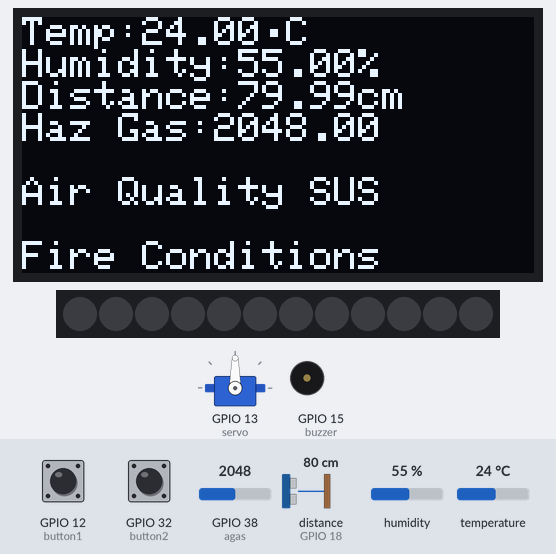
The sketch below on a simulated ESP32. Parts: servo, 128×64 one-colour display, 12 RGB LEDs in strip order, left to right, buzzer (waves = sounding). Wiring (inferred from the names in the program): ultrasonic range finder: trigger GPIO 5; echo GPIO 18. The test bench sets the inputs (shaded band); at power-on: distance to the obstacle (sensor on GPIO 18) 80 cm, GPIO 32 (button2) HIGH, humidity 55 %, GPIO 38 (agas) = 2048, GPIO 12 (button1) HIGH, temperature 24 °C. The echo pulse lasts 58.3 µs per cm; WiFi joins after 1.5 s; servers stay silent unless stated; random numbers use the default seed unless the sketch sets one; no MQTT or app messages arrive unless stated; what the sketch prints to the serial monitor is not drawn.

Above: at 2.9 s.
3.0 s: distance to the obstacle (sensor on GPIO 18) set to 299 cm
At 3.8 s:
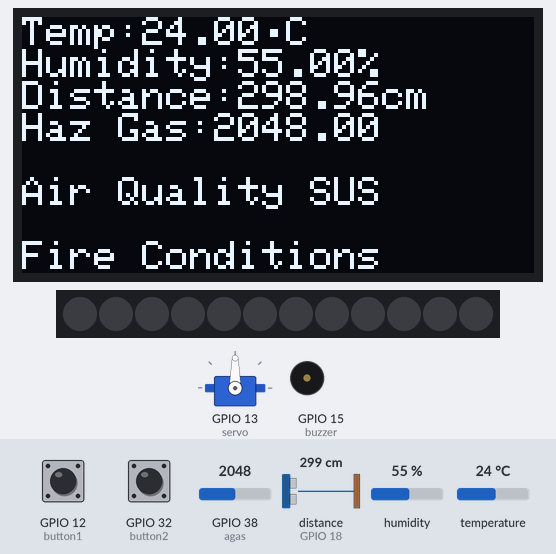
5.5 s: GPIO 32 (button2) pulled LOW for 1 s
At 6.8 s:
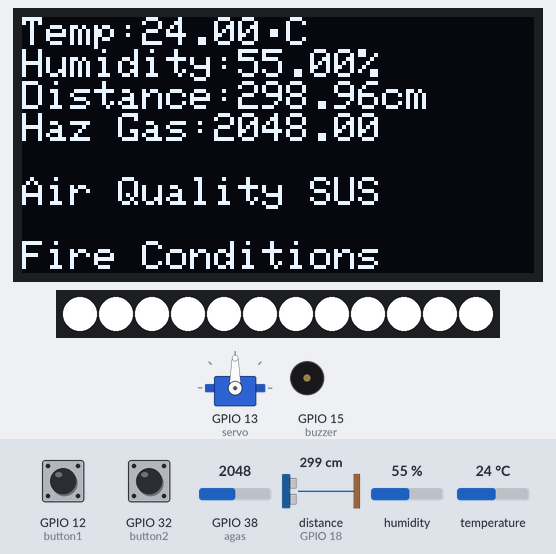
8.0 s: humidity set to 46 %
At 9.8 s:
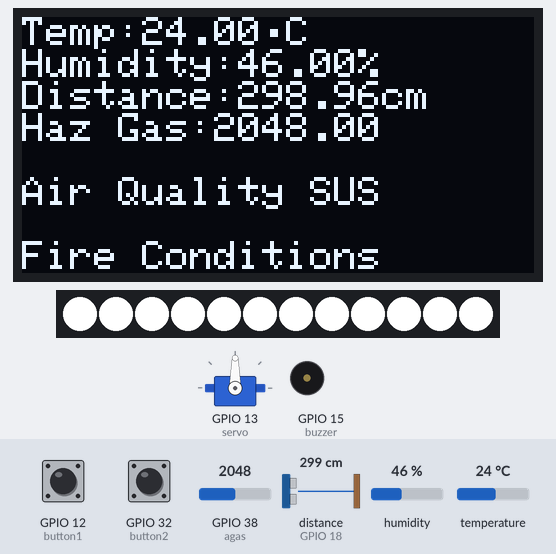
10.6 s: humidity set to 43 %
At 12.1 s:
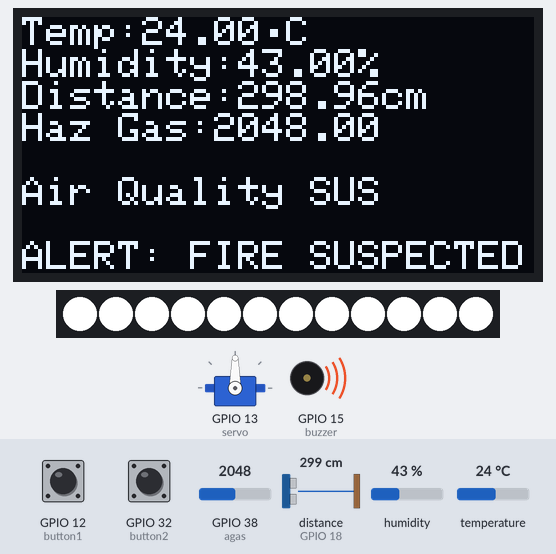
13.6 s: GPIO 38 (agas) set to 2929
At 15.11 s:
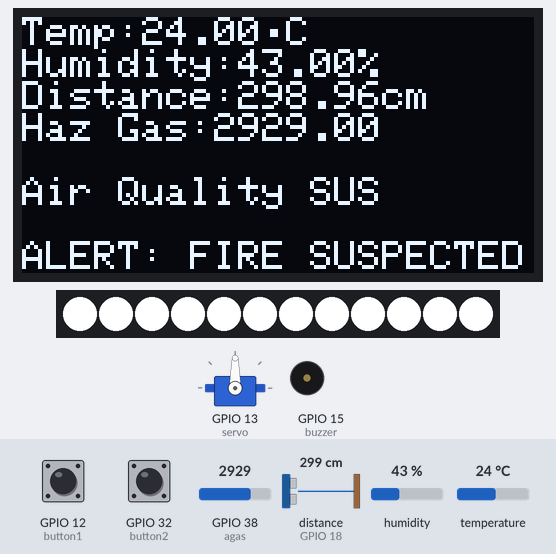
16.6 s: GPIO 38 (agas) set to 3064
At 18.8 s:
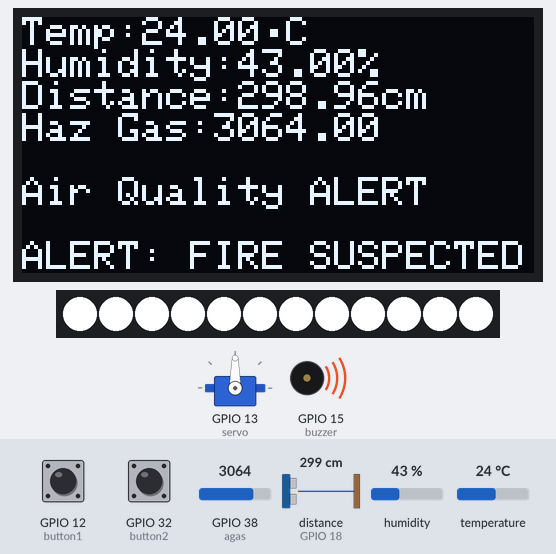
Timing chart, 0 to 20.6 s (numbered marks = the images above; inputs shaded):
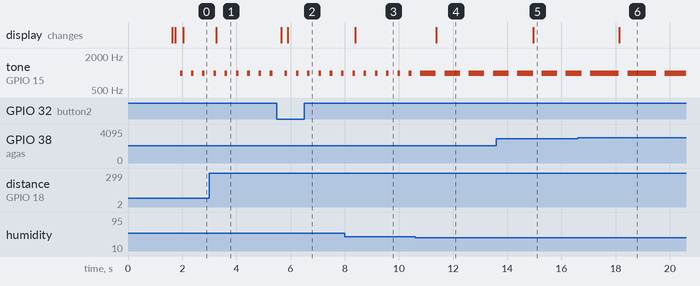

The sketch:

EngineeringLeague_ESP32.ino
```cpp
#include "HackPublisher.h"
#include "Wifi.h"
#include "AM232X.h"
#include <Wire.h>
#include <Adafruit_GFX.h>
#include <Adafruit_SSD1306.h>
#include <ESP32Servo.h>
#include <Adafruit_NeoPixel.h>
#include <string>
#include <iostream>

Servo probe;
AM232X AM2320;

/*------------Pinout Declaration--------------*/
const int agas = A2;
const int trigPin = 5;
const int echoPin = 18;
const int button1 = 12;
const int button2 = 32;
const int servo = 13;
const int rled = 14;
const int buzzer = 15;

/*------------WIFI INFO--------------*/
const char* ssid = "ASUS-F8";
const char* password = "K33pi7$@f3%";

/*------------OLED INFO-------------*/
#define SCREEN_WIDTH 128 // OLED display width,  in pixels
#define SCREEN_HEIGHT 64 // OLED display height, in pixels
Adafruit_SSD1306 display(SCREEN_WIDTH, SCREEN_HEIGHT, &Wire, -1);

/*------------Publisher Setup--------------*/
HackPublisher publisher("Engineering League");  // publisher instance for team "Engineering League"

/*------------Misc Variables------------*/
float temp = 0;  // variable that holds the temperature
float hazgas = 0;
float humid = 0;
float duration, distance;
int oldState, newState;
int oldState2;
int newState2;
int mode1 = 0;
int mode2 = 0;
int pos = 0;

/*------------Ring LED Declarations---------*/
#define NUMPIXELS 12
#define DELAYVAL 500
Adafruit_NeoPixel pixels(NUMPIXELS, rled, NEO_GRB + NEO_KHZ800);


void setup() {
/*--------------------------------Pin Setup-----------------------------------------*/
  pinMode(agas, INPUT);
  pinMode(trigPin, OUTPUT);
  pinMode(echoPin, INPUT);
  pinMode(button1, INPUT_PULLUP);
  probe.attach(servo);
  pinMode(button2, INPUT_PULLUP);
  newState = digitalRead(button1);
  pinMode(buzzer, OUTPUT);


/*--------------------------------Initialize serial communication-----------------------------------------*/
  Serial.begin(115200);
  while (!Serial) continue;

/*--------------------------------Connect to WiFi and display local IP Addy--------------------------------*/

    Serial.print("Connecting to ");
    Serial.println(ssid);

    WiFi.begin(ssid, password);
    while (WiFi.status() != WL_CONNECTED) {
    delay(500);
    Serial.print(".");
    }

    Serial.println("");
    Serial.println("WiFi connected.");
    Serial.println("IP address: ");
    Serial.println(WiFi.localIP());

/*--------------------------------Initialize publisher----------------------------------------------------*/
    publisher.begin();

/*--------------------------------Temp/Humidity Sensor Setup----------------------------------------------*/
    Serial.println("---------------------------------------------------");
    if (! AM2320.begin() )
    {
    Serial.println("Sensor not found");
    while (1);
    }
    AM2320.wakeUp();
    delay(50);

    Serial.println("Type,\tStatus,\tHumidity (%),\tTemperature (C)");

 /*--------------------------------OLED SETUP------------------------------------------*/
 // initialize OLED display with address 0x3C for 128x64
  if(!display.begin(SSD1306_SWITCHCAPVCC, 0x3C)) { // Address 0x3D for 128x64
    Serial.println(F("SSD1306 allocation failed"));
    for(;;);
  }
  delay(100);
  display.clearDisplay();

/*-----------------------------OLED Info---------------------------------*/
  display.setTextSize(1);
  display.setTextColor(WHITE);

/*----------------------------Ring LED Setup------------------------------*/
#if defined(__AVR_ATtiny85__) && (F_CPU == 16000000)
  clock_prescale_set(clock_div_1);
#endif

  pixels.begin();
  pixels.show();
  newState2 = digitalRead(button2);
 }

void loop() {
// TEMP HUMID SENSOR----------------------------------------
  //READ DATA
    Serial.print("AM2320, \t");
    int status = AM2320.read();
    switch (status)
    {
    case AM232X_OK:
      Serial.print("OK,\t");
      break;
    default:
      Serial.print(status);
      Serial.print("\t");
      break;
    }
    // DISPLAY DATA, sensor only returns one decimal.
    Serial.print(AM2320.getHumidity(), 1);
    Serial.print(",\t");
    Serial.println(AM2320.getTemperature(), 1);
    temp = AM2320.getTemperature();
    humid = AM2320.getHumidity();
    delay(50);

//HAZ GAS DETECTOR
    float hazgas = analogRead(agas);
    Serial.println("---------------------------------------------------");
    Serial.println(hazgas);
    delay(50);

//ULTRASONIC
  // Clears the trigPin
    digitalWrite(trigPin, LOW);
    delayMicroseconds(2);
  // Sets the trigPin on HIGH state for 10 micro seconds
    digitalWrite(trigPin, HIGH);
    delayMicroseconds(10);
    digitalWrite(trigPin, LOW);
  // Reads the echoPin, returns the sound wave travel time in microseconds
    duration = pulseIn(echoPin, HIGH);
  // Calculating the distance
    distance = 34300.0 * (duration / 1000000.0) / 2.0;
  // Prints the distance on the Serial Monitor
    Serial.println("---------------------------------------------------");
    Serial.print("distance: ");
    Serial.print(distance);
    Serial.println(" cm");
    delay(50);

//Servo
oldState = newState;
  newState = digitalRead(button1);

 if((newState == LOW) && (oldState == HIGH)) {
  delay(5);
   newState = digitalRead(button1);

   if(newState == LOW){
    Serial.println("button1 has been pressed");
    if(++mode1 > 1) mode1 = 0;
     switch(mode1){
      case 0:
        {for (pos = 0; pos <= 180; pos += 1) { // goes from 0 degrees to 180 degrees
    // in steps of 1 degree
    probe.write(pos);    // tell servo to go to position in variable 'pos'
    delay(15);             // waits 15ms for the servo to reach the position
          }
          break;
        }
        case 1:
        {
  for (pos = 180; pos >= 0; pos -= 1) { // goes from 180 degrees to 0 degrees
    probe.write(pos);    // tell servo to go to position in variable 'pos'
    delay(15);             // waits 15ms for the servo to reach the position
  }
        }
     }
   }
 }

//Ring LED
 pixels.clear();
  oldState2 = newState2;
  newState2 = digitalRead(button2);

 if((newState2 == LOW) && (oldState2 == HIGH)) {
    // Short delay to debounce button.
    delay(5);
    // Check if button is still low after debounce.
    newState2 = digitalRead(button2);
    Serial.println("button2 has been pressed");
    if(newState2 == LOW) {      // Yes, still low
      if(++mode2 > 1) mode2 = 0; // Advance to next mode, wrap around after #8
      switch(mode2) {           // Start the new animation...
        case 0:
          colorWipe(pixels.Color(  0,   0,   0), 10);    // Black/off
          break;
        case 1:
          colorWipe(pixels.Color(255,   255,   255), 10);    // white
          break;
 }
    }
 }
//OLED Display and buzzer
  display.setCursor(0, 0);
  // Display static text
  display.clearDisplay();
  display.print("Temp:");
  display.print(temp);
  display.print((char)248);
  display.println("C");
  display.print("Humidity:");
  display.print(humid);
  display.println((char)37);
  display.print("Distance:");
  display.print(distance);
  display.println("cm");
  display.print("Haz Gas:");
  display.println(hazgas);
  if(hazgas<=1000)
  {display.println();
  display.println("Air Quality OK");
  }
  else if(hazgas>1000 && hazgas <=3000)
  {display.println();
  display.println("Air Quality SUS");
  tone(buzzer, 1000);
  delay(20);
  noTone(buzzer);
  tone(buzzer, 1000);
  delay(20);
  noTone(buzzer);
  }
   else if(hazgas>3000)
  {display.println();
  display.println("Air Quality ALERT");
  tone(buzzer, 1000);
  delay(500);
  noTone(buzzer);
  tone(buzzer, 1000);
  delay(20);
  noTone(buzzer);
  }

  if(temp>32 || humid<45 )
  {display.println();
  display.println("ALERT: FIRE SUSPECTED");
    tone(buzzer, 1000);
  delay(500);
  noTone(buzzer);
  tone(buzzer, 1000);
  delay(20);
  noTone(buzzer);
  }
  else if(temp<=32&&temp>28||humid>=45&&humid<=55)
  {display.println();
  display.println("Fire Conditions");
    tone(buzzer, 1000);
  delay(20);
  noTone(buzzer);
  tone(buzzer, 1000);
  delay(20);
  noTone(buzzer);
  }
   else if(temp<=28||humid>55)
  {display.println();
  display.println("Ideal Conditions");
  }
  display.display();

//PUBLISHER CODE--------------------------------------------------
    publisher.store("ultrasonic", distance); // store value for ultrasonic sensor
    publisher.store("temp", temp);        // store value for temp
    publisher.store("humidity", humid);        // store value for humidity
    publisher.store("gasdetect", hazgas);   // store value for haz gas detect

    publisher.send();                     // send stored data to website

    delay(100);
    temp++;


}

void colorWipe(uint32_t color, int wait) {
  for(int i=0; i<pixels.numPixels(); i++) { // For each pixel in strip...
    pixels.setPixelColor(i, color);         //  Set pixel's color (in RAM)
    pixels.show();                          //  Update strip to match
    delay(wait);                           //  Pause for a moment
  }
}
```

HackPublisher.h
```cpp
#include <ArduinoJson.h>
#include <WiFi.h>
#include <PubSubClient.h>
#include <string>

class HackPublisher {
  private:
    StaticJsonDocument<200> data;
    bool debug;
    std::string topic;
    const char* broker;
    const int port;
    WiFiClient espClient;
    PubSubClient client;

    char* serializeDocToCString() {
      // Calculate the size needed for serialization
      size_t size = measureJson(data);

      // Allocate a buffer to store the JSON string (don't forget the null terminator)
      char* buffer = new char[size + 1];

      // Serialize the JSON document to the buffer
      serializeJson(data, buffer, size + 1);

      // Store the buffer in a temp var
      char* result = buffer;

      // Free the buffer to avoid memory leaks
      delete[] buffer;

      return result;
    }

    void reconnect() {
      // Loop until we're reconnected
      while (!client.connected()) {
        Serial.println("Attempting MQTT connection...");
        // Create a random client ID
        String clientId = "ESP32Client-";
        clientId += String(random(0xffff), HEX);
        // Attempt to connect
        if (client.connect(clientId.c_str())) {
          Serial.println("Connected to MQTT broker");
        }
        else {
          Serial.print("failed, rc=");
          Serial.print(client.state());
          Serial.println("; trying again in 5 seconds");
          delay(5000);
        }
      }
    }

  public:
    HackPublisher(const char* topic, bool debug = false, const char* broker = "broker.hivemq.com", const int port = 1883)
    : topic("ucla/hack/" + std::string(topic)), debug(debug), broker(broker), port(port), client(espClient) {
      client.setServer(this->broker, this->port);
    }

    void begin() {
      reconnect();
    }

    template<typename T>
    void store(const char* sensor, const T& value) {
      if (debug) {
        Serial.print("[STORE DATA] sensor = ");
        Serial.print(sensor);
        Serial.print(", value = ");
        Serial.println(value);
      }

      data[sensor] = value;
    }

    void send() {
      if (!client.connected()) {
        reconnect();
      }
      client.loop();

      if (debug) {
        Serial.println("[SEND DATA]");
        serializeJsonPretty(data, Serial);
        Serial.println();
      }

      client.publish(topic.c_str(), serializeDocToCString());
      data.clear();
    }

    const char* getTopic() const {
        return topic.c_str();
    }

    const char* getBroker() const {
        return broker;
    }

    const int getPort() const {
        return port;
    }
};
```

Measured:
- the behaviour switches between 45 and 44 % on humidity (found by bisection; images 3 and 4)
- the behaviour switches between 3000 and 3001 on GPIO 38 (agas) (found by bisection; images 5 and 6)
- after the input at 3.0 s, the display: changes after 0.26 s (image 1)
- after the input at 8.0 s, the display: changes after 0.39 s (image 3)
- after the input at 10.6 s, the display: changes after 0.77 s (image 4)
- after the input at 13.6 s, the display: changes after 1.4 s (image 5)
- after the input at 16.6 s, the display: changes after 1.5 s (image 6)
- by itself, tone on GPIO 15 (buzzer): alternates 1000 Hz for 1.0 s and silent for 0.34 s
